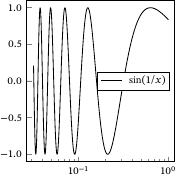

Here is the Python script that generated this plot:
from pathlib import PurePath
import numpy as np
import matplotlib as mpl
import matplotlib.pyplot as plt

filedir = PurePath(__file__).parent
styledir = filedir.parents[1] / "./style"

plt.style.use(str(styledir / "./base.mplstyle"))
mpl.use("pgf")
mpl.rc("pgf", preamble="\\usepackage{" + (styledir / "./matplotlib").as_posix() + "}")

x = np.linspace(-1.5, 0, 600)
x = np.power(10, x)

plt.figure()
plt.xscale("log")
plt.plot(x, np.sin(1 / x), label=r"$\sin(1/x)$")
plt.legend()
plt.savefig(str(filedir / "./nolimits.pdf"))
